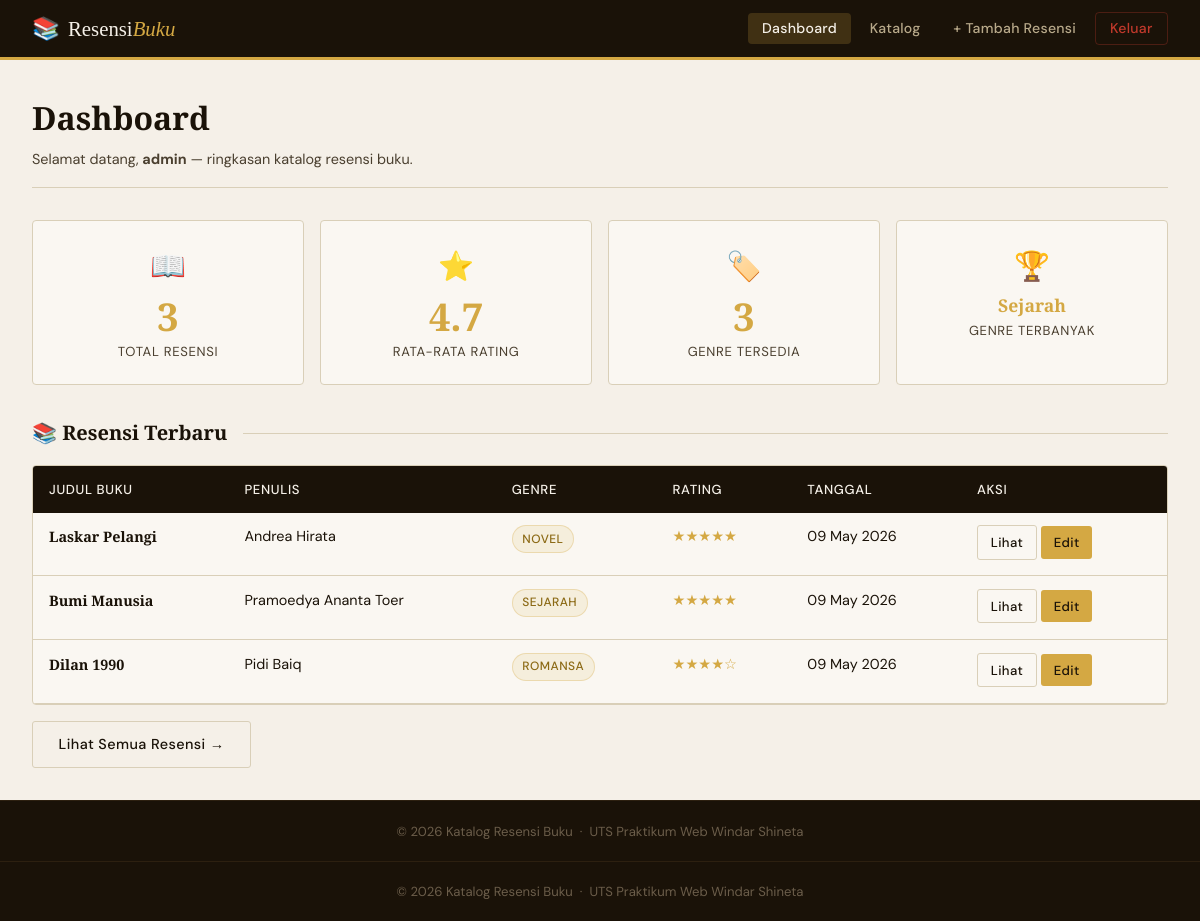
/pages/dashboard.php (signed in), run on the app's committed database.
### tables this page shows
CREATE TABLE IF NOT EXISTS resensi (
    id INT AUTO_INCREMENT PRIMARY KEY,
    judul_buku VARCHAR(255) NOT NULL,
    penulis VARCHAR(100) NOT NULL,
    genre VARCHAR(50),
    ulasan TEXT NOT NULL,
    rating INT(1) CHECK (rating BETWEEN 1 AND 5),
    tgl_input TIMESTAMP DEFAULT CURRENT_TIMESTAMP,
    user_id INT,
    FOREIGN KEY (user_id) REFERENCES users(id) ON DELETE SET NULL
);

### pages/dashboard.php (the view, shortened to what this page needs)
<?php
require_once '../config/db.php';
$totalResensi = $conn->query("SELECT COUNT(*) as total FROM resensi")->fetch_assoc()['total'];
$avgRating = $conn->query("SELECT ROUND(AVG(rating), 1) as avg FROM resensi")->fetch_assoc()['avg'] ?? 0;
$totalGenre = $conn->query("SELECT COUNT(DISTINCT genre) as total FROM resensi WHERE genre IS NOT NULL")->fetch_assoc()['total'];
$topGenre = $conn->query("SELECT genre, COUNT(*) as jml FROM resensi WHERE genre IS NOT NULL GROUP BY genre ORDER BY jml DESC LIMIT 1")->fetch_assoc();
$recentResult = $conn->query("SELECT * FROM resensi ORDER BY tgl_input DESC LIMIT 5");
function renderStars($rating) {
    $stars = '';
    for ($i = 1; $i <= 5; $i++) {
        $stars .= $i <= $rating ? '★' : '☆';
    }
    return $stars;
}
?>
<?php include '../includes/header.php'; ?>
<!DOCTYPE html>
<html lang="id">
    <head>
        <link rel="stylesheet" href="assets/style.css">
    </head>
    <body>
        <div class="main-content">
        <div class="page-header">
            <h1>Dashboard</h1>
            <p>Selamat datang, <strong><?= htmlspecialchars($_SESSION['username']) ?></strong> — ringkasan katalog resensi buku.</p>
        </div>
        <div class="stats-grid">
        <div class="stat-card">
            <div class="stat-icon">📖</div>
            <div class="stat-num"><?= $totalResensi ?></div>
            <div class="stat-label">Total Resensi</div>
        </div>
        <div class="stat-card">
            <div class="stat-icon">⭐</div>
            <div class="stat-num"><?= $avgRating ?: '-' ?></div>
            <div class="stat-label">Rata-rata Rating</div>
        </div>
        <div class="stat-card">
            <div class="stat-icon">🏷️</div>
            <div class="stat-num"><?= $totalGenre ?></div>
            <div class="stat-label">Genre Tersedia</div>
        </div>
        <div class="stat-card">
            <div class="stat-icon">🏆</div>
            <div class="stat-num" style="font-size:1.1rem;margin-top:0.4rem"><?= htmlspecialchars($topGenre['genre'] ?? '-') ?></div>
            <div class="stat-label">Genre Terbanyak</div>
        </div>
    </div>
    <h2 class="section-title">📚 Resensi Terbaru</h2>
    <?php if ($recentResult->num_rows === 0): ?>
        <div class="empty-state">
            <div class="empty-icon">📭</div>
            <h3>Belum ada resensi</h3>
            <p>Mulai tambahkan resensi buku pertama Anda.</p>
            <a href="tambah.php" class="btn btn-gold" style="margin-top:1rem">+ Tambah Resensi</a>
        </div>
    <?php else: ?>
        <div class="table-wrapper">
            <table>
                <thead>
                    <tr>
                        <th>Judul Buku</th>
                        <th>Penulis</th>
                        <th>Genre</th>
                        <th>Rating</th>
                        <th>Tanggal</th>
                        <th>Aksi</th>
                    </tr>
                </thead>
                <tbody>
                    <?php while ($row = $recentResult->fetch_assoc()): ?>
                    <tr>
                        <td class="td-title"><?= htmlspecialchars($row['judul_buku']) ?></td>
                        <td><?= htmlspecialchars($row['penulis']) ?></td>
                        <td>
                            <?php if ($row['genre']): ?>
                                <span class="book-genre-badge"><?= htmlspecialchars($row['genre']) ?></span>
                            <?php endif; ?>
                        </td>
                        <td class="td-rating"><?= renderStars($row['rating']) ?></td>
                        <td><?= date('d M Y', strtotime($row['tgl_input'])) ?></td>
                        <td>
                            <a href="detail.php?id=<?= $row['id'] ?>" class="btn btn-outline btn-sm">Lihat</a>
                            <a href="edit.php?id=<?= $row['id'] ?>" class="btn btn-gold btn-sm">Edit</a>
                        </td>
                    </tr>
                    <?php endwhile; ?>
                </tbody>
            </table>
        </div>
        <div style="margin-top:1rem">
            <a href="katalog.php" class="btn btn-outline">Lihat Semua Resensi →</a>
        </div>
        <?php endif; ?>
        </div>
        <?php include '../includes/footer.php'; ?>
    <footer class="footer">
        <p>© <?= date('Y') ?> Katalog Resensi Buku &nbsp;·&nbsp; UTS Praktikum Web Windar Shineta</p>
    </footer>
</body>
</html>

### includes/header.php (shortened to what this page needs)
<!DOCTYPE html>
<html lang="id">
<head>
    <link rel="stylesheet" href="assets/style.css">
</head>
<body>
    <nav class="navbar">
        <div class="nav-brand">
            <span class="brand-icon">📚</span>
            <span class="brand-name">Resensi<em>Buku</em></span>
        </div>
        <ul class="nav-links" id="navLinks">
            <li><a href="dashboard.php" class="<?= basename($_SERVER['PHP_SELF']) == 'dashboard.php' ? 'active' : '' ?>">Dashboard</a></li>
            <li><a href="katalog.php" class="<?= basename($_SERVER['PHP_SELF']) == 'katalog.php' ? 'active' : '' ?>">Katalog</a></li>
            <li><a href="tambah.php" class="<?= basename($_SERVER['PHP_SELF']) == 'tambah.php' ? 'active' : '' ?>">+ Tambah Resensi</a></li>
            <li><a href="logout.php" class="nav-logout">Keluar</a></li>
        </ul>
    </nav>

### includes/footer.php (shortened to what this page needs)
    <footer class="footer">
        <p>© <?= date('Y') ?> Katalog Resensi Buku &nbsp;·&nbsp; UTS Praktikum Web Windar Shineta</p>
    </footer>
</body>
</html>

### assets/style.css (style rules this page uses)
:root { --cream: #f5f0e8; --paper: #faf7f2; --ink: #1a1208; --ink-light: #4a3f2f; --brown: #8b6914; --brown-light: #c9a84c; --gold: #d4a843; --rust: #c0392b; --border: #d9cfb8; --shadow: rgba(26, 18, 8, 0.12); --font-display: 'Playfair Display', Georgia, serif; --font-body: 'DM Sans', sans-serif; }
*, *::before, *::after { box-sizing: border-box; margin: 0; padding: 0; }
body { font-family: var(--font-body); background: var(--cream); color: var(--ink); min-height: 100vh; display: flex; flex-direction: column; font-size: 15px; line-height: 1.6; }
.navbar { background: var(--ink); padding: 0 2rem; display: flex; align-items: center; justify-content: space-between; position: sticky; top: 0; z-index: 100; height: 60px; border-bottom: 3px solid var(--gold); }
.nav-brand { display: flex; align-items: center; gap: 0.5rem; font-family: var(--font-display); font-size: 1.3rem; color: var(--cream); text-decoration: none; }
.nav-brand em { color: var(--gold); font-style: italic; }
.brand-icon { font-size: 1.4rem; }
.nav-links { list-style: none; display: flex; gap: 0.25rem; align-items: center; }
.nav-links li a { color: #b8a98a; text-decoration: none; padding: 0.4rem 0.9rem; border-radius: 4px; font-size: 0.88rem; font-weight: 500; letter-spacing: 0.02em; transition: all 0.2s; }
.nav-links li a:hover, .nav-links li a.active { color: var(--cream); background: rgba(212, 168, 67, 0.2); }
.nav-logout { color: #c0392b !important; border: 1px solid rgba(192,57,43,0.3) !important; }
.btn { display: inline-block; padding: 0.7rem 1.6rem; border: none; border-radius: 3px; font-family: var(--font-body); font-size: 0.9rem; font-weight: 500; cursor: pointer; text-decoration: none; transition: all 0.2s; letter-spacing: 0.03em; }
.btn-gold { background: var(--gold); color: var(--ink); }
.btn-outline { background: transparent; color: var(--ink); border: 1px solid var(--border); }
.btn-sm { padding: 0.35rem 0.8rem; font-size: 0.82rem; }
.main-content { flex: 1; padding: 2rem; max-width: 1200px; width: 100%; margin: 0 auto; }
.page-header { margin-bottom: 2rem; padding-bottom: 1rem; border-bottom: 1px solid var(--border); }
.page-header h1 { font-family: var(--font-display); font-size: 2rem; color: var(--ink); font-weight: 700; }
.page-header p { color: var(--ink-light); margin-top: 0.3rem; font-size: 0.9rem; }
.stats-grid { display: grid; grid-template-columns: repeat(auto-fit, minmax(180px, 1fr)); gap: 1rem; margin-bottom: 2rem; }
.stat-card { background: var(--paper); border: 1px solid var(--border); border-radius: 4px; padding: 1.4rem; text-align: center; transition: box-shadow 0.2s; }
.stat-num { font-family: var(--font-display); font-size: 2.4rem; color: var(--gold); font-weight: 700; line-height: 1; }
.stat-label { color: var(--ink-light); font-size: 0.82rem; margin-top: 0.3rem; text-transform: uppercase; letter-spacing: 0.05em; }
.stat-icon { font-size: 1.8rem; margin-bottom: 0.5rem; }
.section-title { font-family: var(--font-display); font-size: 1.25rem; color: var(--ink); margin-bottom: 1rem; display: flex; align-items: center; gap: 0.5rem; }
.section-title::after { content: ''; flex: 1; height: 1px; background: var(--border); margin-left: 0.5rem; }
.book-genre-badge { display: inline-block; padding: 0.2rem 0.6rem; background: rgba(212,168,67,0.12); color: var(--brown); border: 1px solid rgba(212,168,67,0.3); border-radius: 20px; font-size: 0.75rem; font-weight: 500; margin-bottom: 0.6rem; text-transform: uppercase; letter-spacing: 0.04em; }
.table-wrapper { overflow-x: auto; border: 1px solid var(--border); border-radius: 4px; background: var(--paper); }
table { width: 100%; border-collapse: collapse; font-size: 0.9rem; }
thead { background: var(--ink); color: var(--cream); }
thead th { padding: 0.8rem 1rem; text-align: left; font-weight: 500; font-size: 0.82rem; text-transform: uppercase; letter-spacing: 0.05em; white-space: nowrap; }
tbody tr { border-bottom: 1px solid var(--border); transition: background 0.15s; }
tbody td { padding: 0.8rem 1rem; vertical-align: top; }
.td-title { font-family: var(--font-display); font-weight: 700; color: var(--ink); }
.td-rating { color: var(--gold); }
.footer { background: var(--ink); color: #6b5d4a; text-align: center; padding: 1.2rem; font-size: 0.82rem; border-top: 1px solid #2d2010; }

### data on the page
resensi: judul_buku "Laskar Pelangi", penulis "Andrea Hirata", genre "NOVEL", rating "★★★★★", tgl_input "09 May 2026"
resensi: judul_buku "Bumi Manusia", penulis "Pramoedya Ananta Toer", genre "SEJARAH", rating "★★★★★", tgl_input "09 May 2026"
resensi: judul_buku "Dilan 1990", penulis "Pidi Baiq", genre "ROMANSA", rating "★★★★☆", tgl_input "09 May 2026"

### other printed values
$_SESSION['username'] "admin"
$totalResensi "3"
$avgRating ?: '-' "4.7"
$totalGenre "3"
$topGenre['genre'] "Sejarah"
